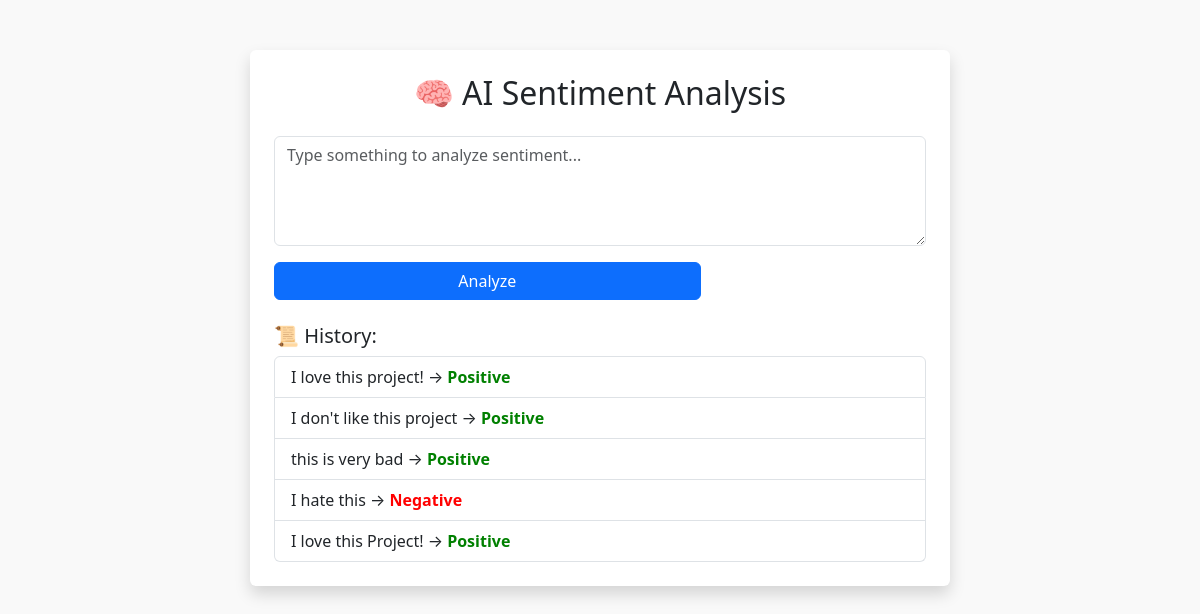
The page / on the database its author committed.
### tables this page shows
CREATE TABLE sentiments (
        id INTEGER PRIMARY KEY AUTOINCREMENT,
        text TEXT NOT NULL,
        prediction TEXT NOT NULL
    );

### app.py (the view)
@app.route('/', methods=['GET', 'POST'])
def home():
    result = None
    if request.method == 'POST':
        text = request.form['text']
        vec = vectorizer.transform([text])
        prediction = model.predict(vec)[0]
        result = prediction
        insert_data(text, prediction)
    data = get_all_data()
    return render_template('index.html', result=result, data=data)

### app.py (called while the page is built)
def get_all_data():
    conn = sqlite3.connect('database.db')
    cursor = conn.cursor()
    cursor.execute("SELECT * FROM sentiments")
    rows = cursor.fetchall()
    conn.close()
    return rows

### templates/index.html (shortened to what this page needs)
<!DOCTYPE html>
<html lang="en">
<head>
    <link href="https://cdn.jsdelivr.net/npm/bootstrap@5.3.0/dist/css/bootstrap.min.css" rel="stylesheet">
</head>
<body>
    <div class="container shadow p-4 rounded bg-white">
        <h2 class="text-center mb-4">🧠 AI Sentiment Analysis</h2>
        <form method="POST">
            <div class="mb-3">
                <textarea class="form-control" name="text" rows="4" placeholder="Type something to analyze sentiment..."></textarea>
            </div>
            <div class="row mb-3">
                <div class="col-md-8">
                    <button type="submit" class="btn btn-primary w-100">Analyze</button>
                </div>
                <div class="col-md-4">
                </div>
            </div>
        </form>
        {% if data %}
            <h5 class="mt-4">📜 History:</h5>
            <ul class="list-group">
                {% for row in data %}
                    <li class="list-group-item">
                        {{ row[1] }} →
                        <span class="{{ 'positive' if row[2] == 'Positive' else 'negative' }}">
                            {{ row[2] }}
                        </span>
                    </li>
                {% endfor %}
            </ul>
        {% endif %}
    </div>
</body>
</html>

### templates/index.html (style rules this page uses)
body { padding-top: 50px; background-color: #f9f9f9; }
.container { max-width: 700px; }
.positive { color: green; font-weight: bold; }
.negative { color: red; font-weight: bold; }

### rows shown on the page
sentiments: text "I love this project!", prediction "Positive"
sentiments: text "I don't like this project", prediction "Positive"
sentiments: text "this is very bad", prediction "Positive"
sentiments: text "I hate this", prediction "Negative"
sentiments: text "I love this Project!", prediction "Positive"
